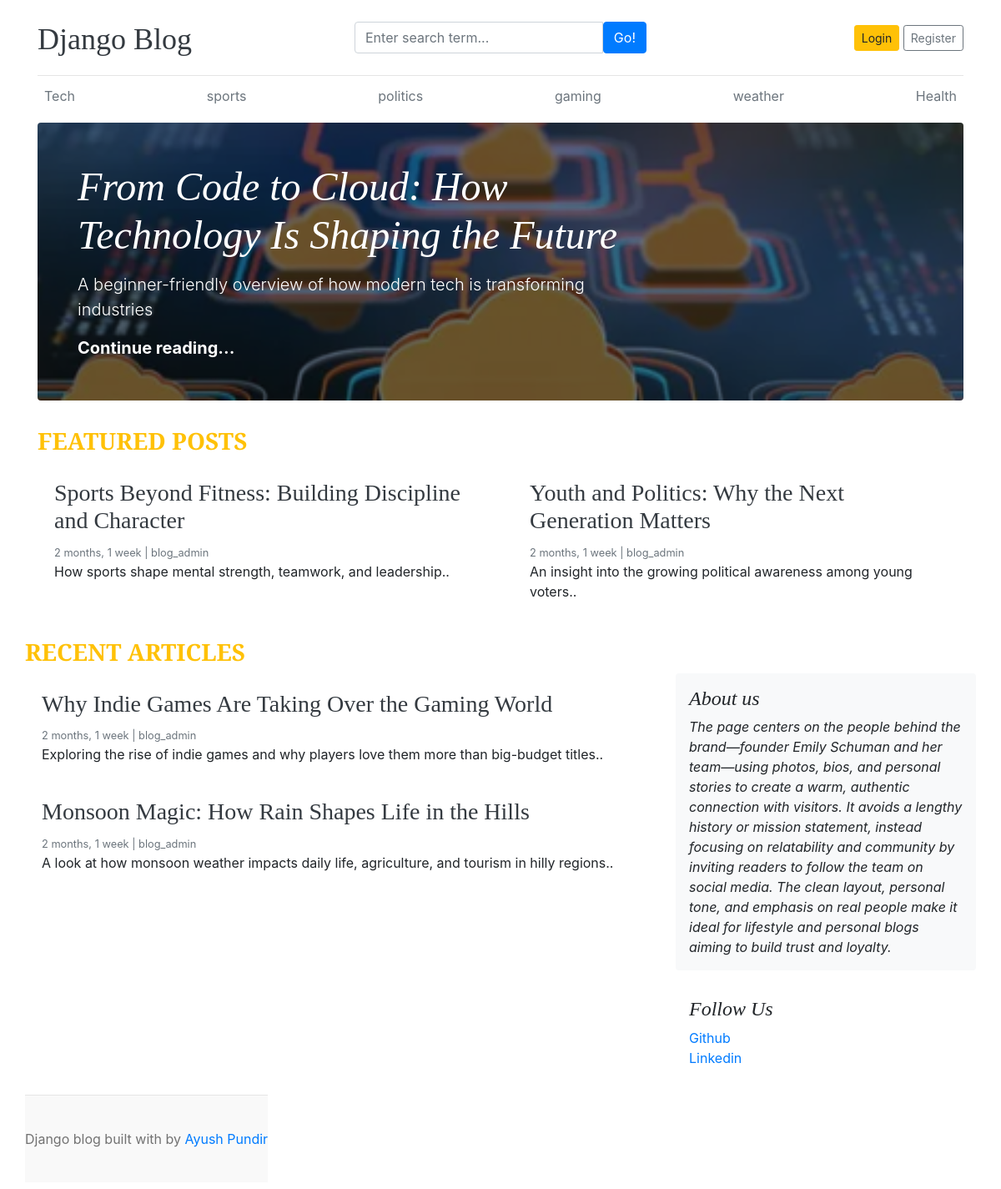
Before: / with the older database file.
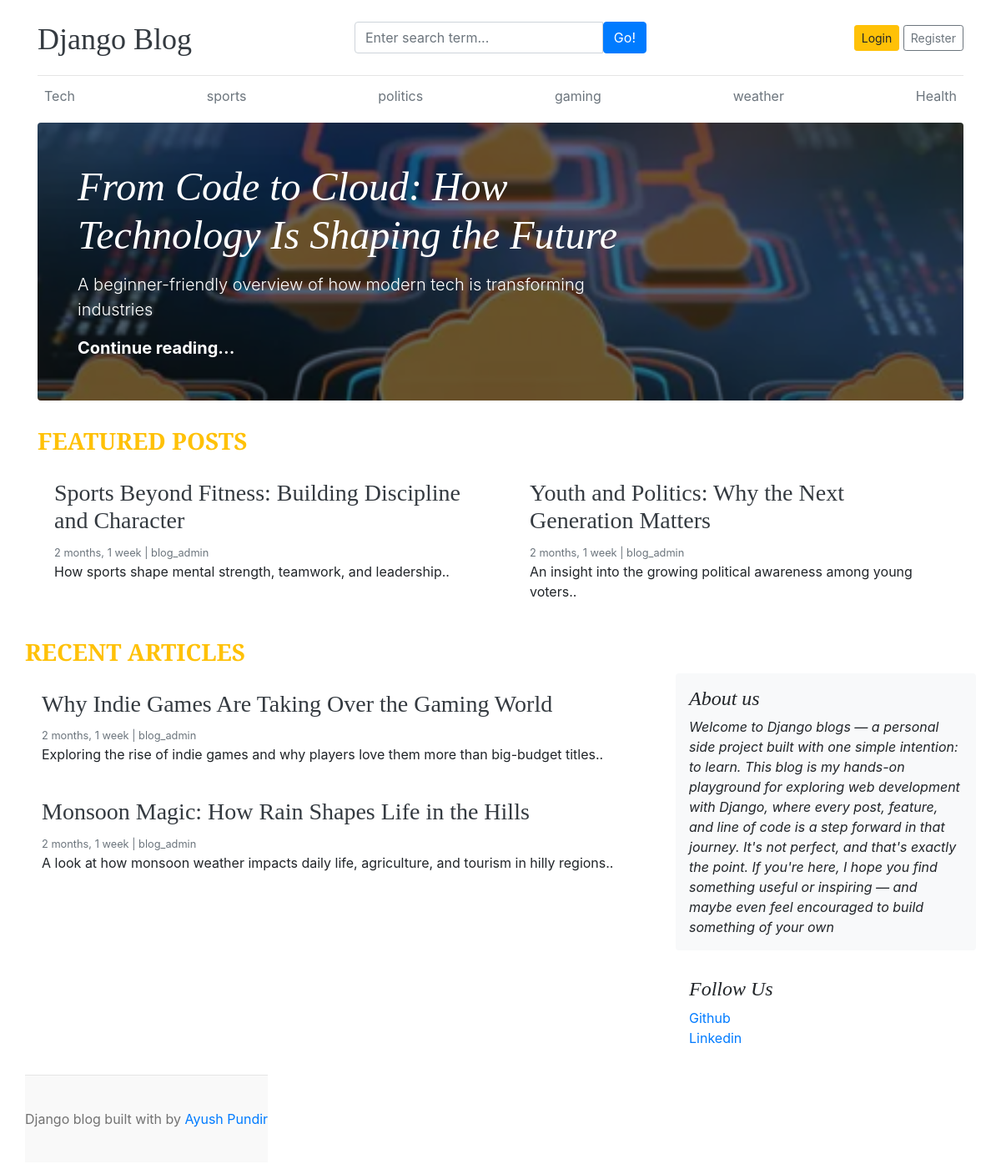
After: the same page with the newer database file.
### blogs/models.py (models this page shows, shortened)
class Category(models.Model):
    category_name=models.CharField(max_length=50,unique= True)
    created_at=models.DateTimeField(auto_now_add=True)
    updated_at=models.DateTimeField(auto_now=True)
    class Meta:
        verbose_name_plural = "Categories"

class blog(models.Model):
    title=models.CharField(max_length=200)
    slug=models.SlugField(max_length=200, unique=True)
    category=models.ForeignKey(Category, on_delete=models.CASCADE)
    author=models.ForeignKey(User, on_delete=models.CASCADE)
    featured_image=models.ImageField(upload_to='uploads/%Y/%m/%d/')
    short_description=models.TextField(max_length=500)
    blog_body=models.TextField(max_length=5000)
    status=models.CharField(max_length=20, choices=status_choices, default='Draft')
    is_featured=models.BooleanField(default=False)
    created_at=models.DateTimeField(auto_now_add=True)
    updated_at=models.DateTimeField(auto_now=True)

### assignment/models.py (models this page shows, shortened)
class About(models.Model):
    about_heading=models.CharField(max_length=200)
    about_content=models.TextField()
    created_at=models.DateTimeField(auto_now_add=True)
    updated_at=models.DateTimeField(auto_now=True)
    class Meta:
        verbose_name='About'

class SocialLink(models.Model):
    platform_name=models.CharField(max_length=100)
    profile_url=models.URLField()
    created_at=models.DateTimeField(auto_now_add=True)
    updated_at=models.DateTimeField(auto_now=True)
    class Meta:
        verbose_name='SocialLink'

### blog_main/views.py (the view)
# urls.py: path('', views.home, name='home'),
def home(request):
    categories= Category.objects.all()
    featured_blogs= blog.objects.filter(is_featured=True,status='Published').order_by('updated_at')
    posts= blog.objects.filter(status='Published',is_featured=False).order_by('-created_at')
    try:
        about=About.objects.get()
    except :
        about=None
    contex={'categories': categories,
            'featured_blogs': featured_blogs,
             'posts': posts,
             'about': about,}
    return render(request,'home.html',contex)

### blogs/context_processors.py (called while the page is built)
def get_categories(request):
    categories = Category.objects.all()
    return dict(categories=categories)

def social_links(request):
    sociallink=SocialLink.objects.all()
    return dict(sociallink=sociallink)

### templates/home.html
{%extends 'base.html' %}
{% block content %}
{%for blog in featured_blogs %}
  {% if forloop.first %}
  <div class="jumbotron p-3 p-md-5 text-white rounded bg-dark" style="background-image: url('{{ blog.featured_image.url }}'); background-blend-mode: overlay; background-size: cover;">
    <div class="col-md-8 px-0">
      <h1 class="display-4 font-italic">{{ blog.title }}</h1>
      <p class="lead my-3">{{blog.short_description}}</p>
      <p class="lead mb-0"><a href="{% url 'blogs' blog.slug %}" class="text-white font-weight-bold">Continue reading...</a></p>
    </div>
  </div>
  {% endif %}
{% endfor %}
 <h3 class="text-uppercase text-warning"style="font-weight:700;">Featured Posts</h3>
  <div class="row mb-2">
  {% for blog in featured_blogs %}
    {% if not forloop.first %}
    <div class="col-md-6">
      <div class="card border-0" >
        <div class="card-body">
          <h3> <a href="{% url 'blogs' blog.slug %}" class ="text-dark">{{ blog.title }}</a></h3>
          <small class="mb-1 text-muted">{{ blog.created_at| timesince }} | {{ blog.author }}</small>
          <p class="card-text">{{ blog.short_description|truncatewords:20 }}.</p>
        </div>
      </div>
    </div>
    {% endif %}
  {% endfor %}
  <h3 class="text-uppercase text-warning mt-4" style="font-weight:700;">Recent Articles</h3>
  <main role="main" class="container p-0">
    <div class="row">
      <div class="col-md-8 blog-main">
        {% for blog in posts %}
        <div class="card border-0" >
        <div class="card-body">
          <h3> <a href="{% url 'blogs' blog.slug %}" class ="text-dark">{{ blog.title }}</a></h3>
          <small class="mb-1 text-muted">{{ blog.created_at| timesince }} | {{ blog.author }}</small>
          <p class="card-text">{{ blog.short_description|truncatewords:20 }}.</p>
        </div>
      </div>
        {% endfor %}
      </div>
      <aside class="col-md-4 blog-sidebar">
        <div class="p-3 mb-3 bg-light rounded">
          <h4 class="font-italic">{{ about.about_heading }}</h4>
          <p class="mb-0"><em>{{ about.about_content }}</em></p>
        </div>
        {%if sociallink %}
        <div class="p-3">
          <h4 class="font-italic">Follow Us</h4>
          <ol class="list-unstyled">
            {% for link in sociallink %}
            <li><a href="{{link.profile_url}}">{{link.platform_name}}</a></li>
            {% endfor %}
          </ol>
        </div>
      </aside>
      {% endif %}
    </div>
  </main>
{% endblock content %}

### templates/base.html (shortened to what this page needs)
{% load static %}
<!DOCTYPE html>
<html lang="en">
<head>
    <link href="https://getbootstrap.com/docs/4.0/dist/css/bootstrap.min.css" rel="stylesheet">
    <link href="{% static 'css/blog.css' %}" rel="stylesheet">
    <link rel="stylesheet" href="https://cdnjs.cloudflare.com/ajax/libs/font-awesome/4.7.0/css/font-awesome.min.css">
  </head>
<body>
    <div class="container">
      <header class="blog-header py-3">
        <div class="row flex-nowrap justify-content-between align-items-center">
          <div class="col-4 pt-1">
            <a class="blog-header-logo text-dark" href="/">Django Blog</a>
          </div>
        <div class ="col-4">
            <form action="{% url 'search' %}" method ="GET">
                <div class="input-group">
                        <input class="form-control" type="text" name="keyword" placeholder="Enter search term..." aria-label="Enter search term..." aria-describedby="button-search" />
                        <button type ="submit" class="btn btn-primary" id="button-search" type="button">Go!</button>
                    </div>
            </form>
          </div>
          <div class="col-4 d-flex justify-content-end align-items-center">
            {%if not user.is_authenticated %}
            <a class="btn btn-sm btn-warning" href="{% url 'login' %}">Login</a> &nbsp;
            <a class="btn btn-sm btn-outline-secondary" href="{% url 'register' %}">Register</a>
            {% else %}
            </span><a href="{% url 'dashboard' %}">Dashboard</a></span>
            <a class="btn btn-sm btn-outline-secondary" href="{% url 'logout' %}">Logout</a>
            {% endif %}
          </div>
        </div>
      </header>
      <div class="nav-scroller py-1 mb-2">
        <nav class="nav d-flex justify-content-between">
          {% for cat in categories %}
          <a class="p-2 text-muted" href="{% url 'posts_by_category' cat.id %}">{{ cat.category_name }}</a>
          {% endfor %}
        </nav>
      </div>
{%block content %}
{%endblock content %}
<footer class="blog-footer">
  <p>Django blog built with   by <a href="#">Ayush Pundir</a></p>
</footer>
</body>
</html>

### blog_main/static/css/blog.css (style rules this page uses)
.blog-header { border-bottom: 1px solid #e5e5e5; }
.blog-header-logo { font-family: "Playfair Display", Georgia, "Times New Roman", serif; font-size: 2.25rem; }
h1, h2, h3, h4, h5, h6 { font-family: "Playfair Display", Georgia, "Times New Roman", serif; }
.display-4 { font-size: 2.5rem; }
@media (min-width: 768px) { .display-4 { font-size: 3rem; } }
.blog-footer { padding: 2.5rem 0; color: #727272; text-align: center; background-color: #f9f9f9; border-top: .05rem solid #e5e5e5; }
.blog-footer p:last-child { margin-bottom: 0; }

Changed rows visible on the page:
changed About "About us": about_content "The page centers on the people behind the brand—founder Emily Schuman and her team—using photos, bios, and personal stories to create a warm, authentic connection with visitors. It avoids a lengthy history or mission statement, instead focusing on relatability and community by inviting readers to follow the team on social media. The clean layout, personal tone, and emphasis on real people make it ideal for lifestyle and personal blogs aiming to build trust and loyalty." → "Welcome to Django blogs — a personal side project built with one simple intention: to learn. This blog is my hands-on playground for exploring web development with Django, where every post, feature, and line of code is a step forward in that journey. It's not perfect, and that's exactly the point. If you're here, I hope you find something useful or inspiring — and maybe even feel encouraged to build something of your own"
